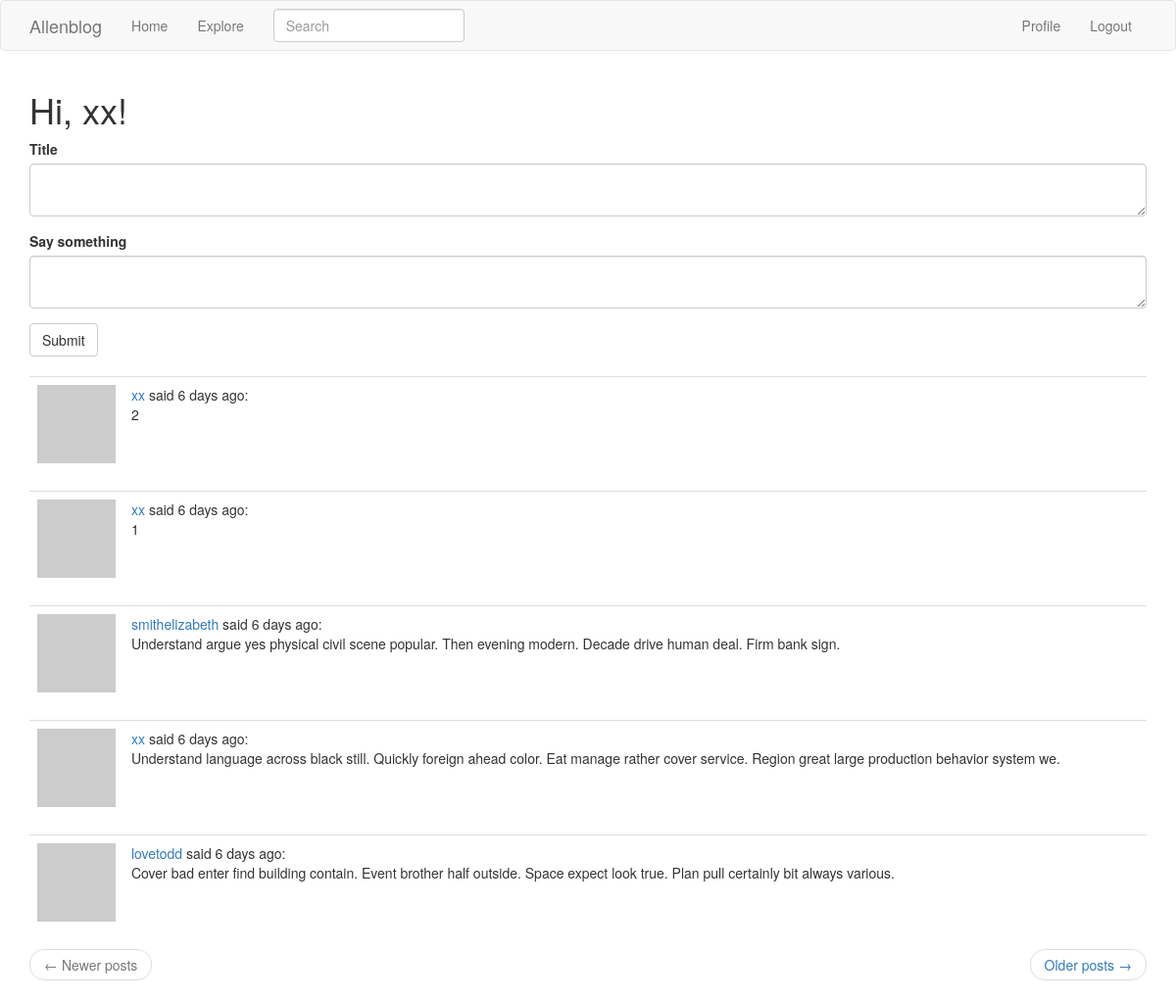
Before: /index/ (signed in) with the older database file.
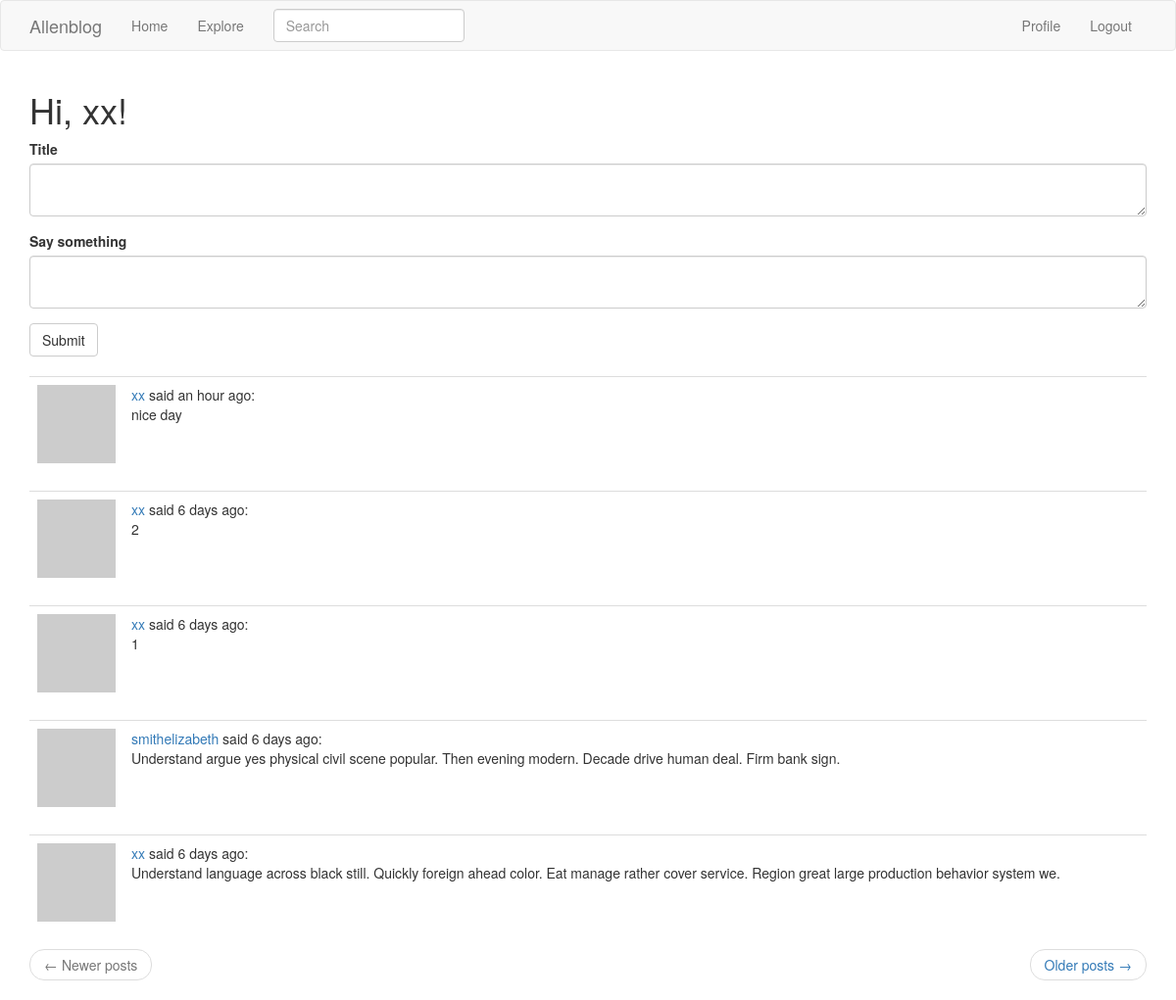
After: the same page with the newer database file.
### app/models.py (models this page shows, shortened)
class SearchableMixin(object):
    @classmethod
    def before_commit(cls, session):
        session._changes = {
            'add': list(session.new),
            'update': list(session.dirty),
            'delete': list(session.deleted)
        }
    @classmethod
    def after_commit(cls, session):
        for obj in session._changes['add']:
            if isinstance(obj, SearchableMixin):
                add_to_index(obj.__tablename__, obj)
        for obj in session._changes['update']:
            if isinstance(obj, SearchableMixin):
                add_to_index(obj.__tablename__, obj)
        for obj in session._changes['delete']:
            if isinstance(obj, SearchableMixin):
                remove_from_index(obj.__tablename__, obj)
        session._changes = None

class Post(SearchableMixin ,db.Model):
    __tablename__ = 'post'
    __searchable__ = ['body']
    id = db.Column(db.Integer, primary_key=True)
    title = db.Column(db.String(32), index=True)
    body = db.Column(db.String(140))
    timestamp = db.Column(db.DateTime, index=True, default=datetime.utcnow)
    user_id = db.Column(db.Integer, db.ForeignKey('user.id'))

class User(db.Model, UserMixin):
    __tablename__ = 'user'
    id = db.Column(db.Integer, primary_key=True)
    username = db.Column(db.String(64), index=True, unique=True)
    email = db.Column(db.String(120), index=True, unique=True)
    password_hash = db.Column(db.String(128))
    posts = db.relationship('Post', backref='author', lazy='dynamic')
    about_me = db.Column(db.String(140))
    last_seen = db.Column(db.DateTime, default=datetime.utcnow)
    followed = db.relationship(
        'User', secondary=followers,
        primaryjoin=(followers.c.follower_id == id),
        secondaryjoin=(followers.c.followed_id == id),
        backref=db.backref('followers', lazy='dynamic'),
        lazy='dynamic'
    )
    def avatar(self, size):
        digest = md5(self.email.lower().encode('utf-8')).hexdigest()
        return 'https://www.gravatar.com/avatar/{}?d=identicon&s={}'.format(digest, size)
    def followed_posts(self):
        followed = Post.query.join(
            followers, (followers.c.followed_id == Post.user_id)
        ).filter(followers.c.follower_id == self.id)
        own = Post.query.filter_by(user_id=self.id)
        return followed.union(own).order_by(Post.timestamp.desc())

### app/main/views.py (the view)
@main.route('/', methods=['GET', 'POST'])
@main.route('/index/', methods=['GET', 'POST'])
@login_required
def index():
    form = PostForm()
    if form.validate_on_submit():
        post = Post(title=form.title.data, body=form.body.data, author=current_user)
        db.session.add(post)
        db.session.commit()
        flash('You added a new post!')
        return redirect(url_for('main.index'))
    page = request.args.get('page', 1, type=int)
    posts = current_user.followed_posts().paginate(page, current_app.config['POSTS_PER_PAGE'], False)
    next_url = url_for('main.index', page=posts.next_num) if posts.has_next else None
    prev_url = url_for('main.index', page=posts.prev_num) if posts.has_prev else None
    return render_template('index.html', title='Home page', form=form, posts=posts.items, next_url=next_url, prev_url=prev_url)

### app/main/forms.py
class SearchForm(FlaskForm):
    q = StringField('Search', validators=[DataRequired()])
    def __init__(self, *args, **kwargs):
        if 'formdata' not in kwargs:
            kwargs['formdata'] = request.args
        if 'csrf_enabled' not in kwargs:
            kwargs['csrf_enabled'] = False
        super(SearchForm, self).__init__(*args, **kwargs)

class PostForm(FlaskForm):
    title = TextAreaField('Title ', validators=[DataRequired(), Length(min=1, max=32)])
    body = TextAreaField('Say something ', validators=[DataRequired(), Length(min=1, max=140)])
    submit = SubmitField('Submit')

### app/main/views.py (called while the page is built)
@main.before_request
def before_request():
    if current_user.is_authenticated:
        current_user.last_seen = datetime.utcnow()
        db.session.commit()
        g.search_form = SearchForm()

### app/models.py (called while the page is built)
@login_manager.user_loader
def load_user(id):
    return User.query.get(int(id))

### app/templates/index.html
{% extends "base.html" %}
{% import 'bootstrap/wtf.html' as wtf %}
{% block app_content %}
    <h1>Hi, {{ current_user.username }}!</h1>
    {% if form %}
    {{ wtf.quick_form(form) }}
    <br>
    {% endif %}
    {% for post in posts %}
        {% include '_post.html' %}
    {% endfor %}
    <nav aria-label="...">
        <ul class="pager">
            <li class="previous{% if not prev_url %} disabled{% endif %}">
                <a href="{{ prev_url or '#' }}">
                    <span aria-hidden="true">&larr;</span> Newer posts
                </a>
            </li>
            <li class="next{% if not next_url %} disabled{% endif %}">
                <a href="{{ next_url or '#' }}">
                    Older posts <span aria-hidden="true">&rarr;</span>
                </a>
            </li>
        </ul>
    </nav>
{% endblock %}

### app/templates/_post.html
    <table class="table table-hover">
        <tr>
            <td width="70px">
                <a href="{{ url_for('main.user_profile', username=post.author.username) }}">
                    <img src="{{ post.author.avatar(70) }}" />
                </a>
            </td>
            <td>
                <a href="{{ url_for('main.user_profile', username=post.author.username) }}">
                    {{ post.author.username }}
                </a>
                said {{ moment(post.timestamp).fromNow() }}:
                <br>
                {{ post.body }}
            </td>
        </tr>
    </table>

Changed rows visible on the page:
no longer on this page (row unchanged): Post: author.username "lovetodd", timestamp "6 days ago", body "Cover bad enter find building contain. Event brother half outside. Space expect look true. Plan pull certainly bit always various."
added Post: author.username "xx", timestamp "an hour ago", body "nice day"
